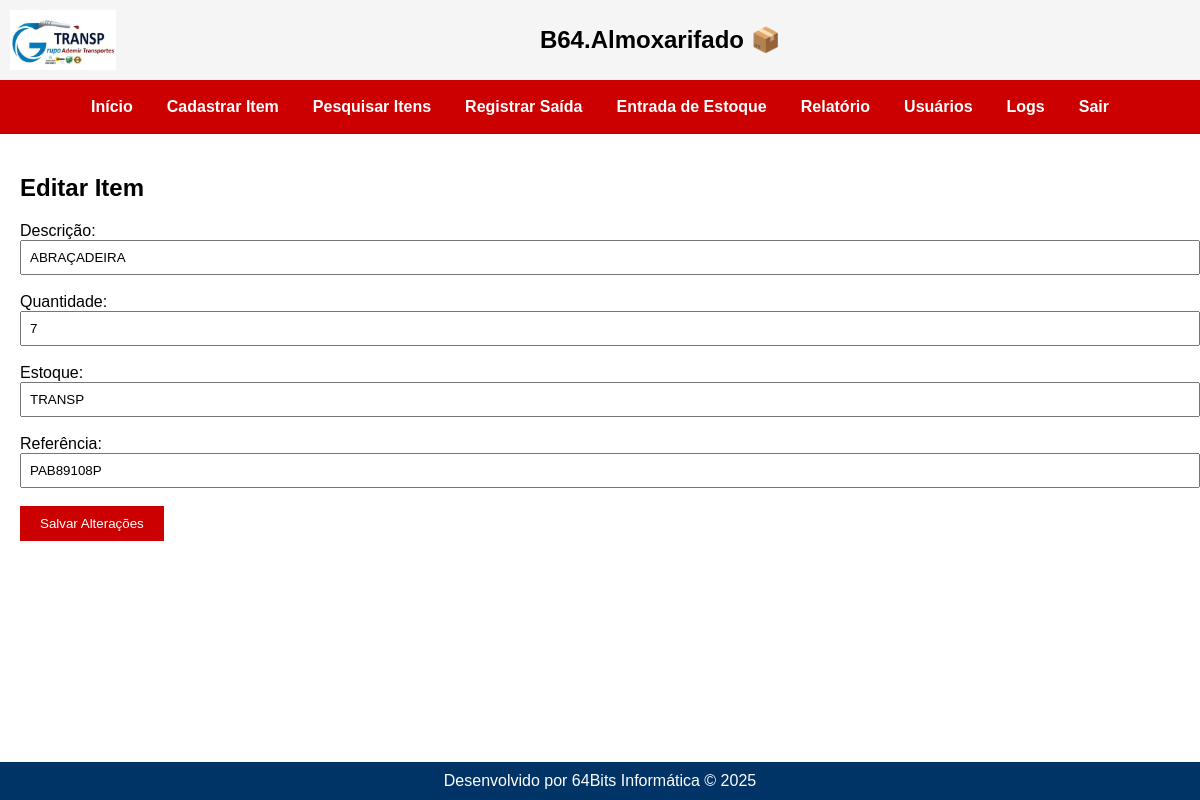
The app's page /itens/editar/245 (signed in) with its own data.
### tables this page shows
CREATE TABLE itens (
        id INTEGER PRIMARY KEY,
        descricao TEXT NOT NULL,
        quantidade INTEGER,
        estoque TEXT
    , referencia TEXT, categoria TEXT, unidade TEXT, minimo INTEGER, observacoes TEXT);

### routes/itens.py (the view, shortened to what this page needs)
@itens_bp.route('/editar/<int:id>', methods=['GET', 'POST'])
def editar_item(id):
    tipo = session.get('tipo')
    conn = conectar_db()
    cursor = conn.cursor()
    cursor.execute("SELECT * FROM itens WHERE id = ?", (id,))
    item = cursor.fetchone()
    if not item:
        flash("Item não encontrado.", "erro")
        conn.close()
        return redirect('/itens/pesquisar')
    conn.close()
    return render_template("editar_item.html", item=item)

### app.py (called while the page is built)
@app.before_request
def proteger_rotas():
    print(f"DEBUG - Endpoint acessado: {request.endpoint}")
    rotas_livres = [
        'auth.login',
        'static',
        'usuarios.cadastro_usuario',
    ]
    if 'usuario' not in session and request.endpoint not in rotas_livres:
        flash("Sua sessão expirou. Faça login novamente.", "erro")
        return redirect('/')

### models.py (called while the page is built)
def conectar_db():
    os.makedirs(os.path.dirname(DB_PATH), exist_ok=True)
    conn = sqlite3.connect(DB_PATH)
    conn.row_factory = sqlite3.Row
    return conn

### templates/editar_item.html (shortened to what this page needs)
{% extends 'base.html' %}
{% block conteudo %}
<h2>Editar Item</h2>
<form method="POST">
  <label>Descrição:</label><br>
  <input type="text" name="descricao" value="{{ item.descricao }}" style="width: 100%; padding: 8px;"><br><br>
  <label>Quantidade:</label><br>
  <input type="number" name="quantidade" value="{{ item.quantidade }}" style="width: 100%; padding: 8px;"><br><br>
  <label>Estoque:</label><br>
  <input type="text" name="estoque" value="{{ item.estoque }}" style="width: 100%; padding: 8px;"><br><br>
  <label>Referência:</label><br>
  <input type="text" name="referencia" value="{{ item.referencia }}" style="width: 100%; padding: 8px;"><br><br>
  <button type="submit" style="background-color: #cc0000; color: white; padding: 10px 20px; border: none;">Salvar Alterações</button>
</form>
{% endblock %}

### static/style.css (style rules this page uses)
html, body { height: 100%; margin: 0; padding: 0; font-family: Arial, sans-serif; }
.pagina-base { background-color: #ffffff; display: flex; flex-direction: column; min-height: 100%; }

### records on screen
itens: descricao "ABRAÇADEIRA", quantidade "7", estoque "TRANSP", referencia "PAB89108P"

### other values on screen
{{ ano if ano else "2025" }} "2025"
